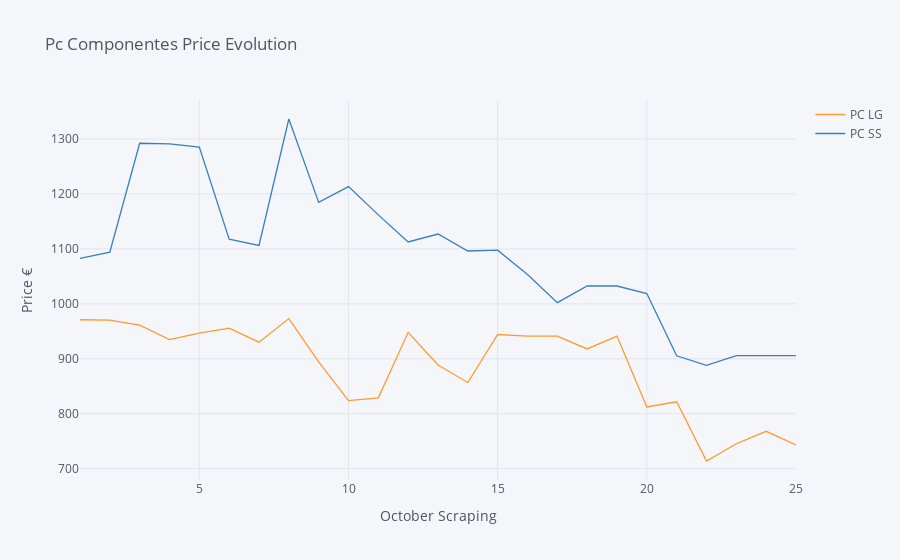

Notebook cell for this chart:
### Code cell
fig2 = pc.iplot(kind='line', 
                  xTitle='October Scraping',
                  yTitle='Price €', 
                  title='Pc Componentes Price Evolution')
fig2

### Figure 1 — Plotly figure (JSON) as saved in the notebook; plotly's stock layout.template omitted (floating-point values rounded to 4 significant figures)
{"data": [{"line": {"color": "rgba(255, 153, 51, 1.0)", "dash": "solid", "shape": "linear", "width": 1.3}, "mode": "lines", "name": "PC LG", "text": "", "type": "scatter", "x": [1, 2, 3, 4, 5, 6, 7, 8, 9, 10, 11, 12, 13, 14, 15, 16, 17, 18, 19, 20, 21, 22, 23, 24, 25], "y": [971.0, 970.4, 961.4, 935.0, 946.7, 955.8, 930.2, 973.1, 894.4, 823.8, 828.9, 948.1, 888.7, 856.9, 944.2, 941.4, 941.4, 917.9, 941.3, 812.3, 821.8, 714.0, 745.4, 768.0, 743.4]}, {"line": {"color": "rgba(55, 128, 191, 1.0)", "dash": "solid", "shape": "linear", "width": 1.3}, "mode": "lines", "name": "PC SS", "text": "", "type": "scatter", "x": [1, 2, 3, 4, 5, 6, 7, 8, 9, 10, 11, 12, 13, 14, 15, 16, 17, 18, 19, 20, 21, 22, 23, 24, 25], "y": [1083.0, 1094.0, 1292.0, 1291.0, 1285.0, 1118.0, 1106.0, 1336.0, 1185.0, 1213.0, 1162.0, 1113.0, 1127.0, 1096.0, 1098.0, 1053.0, 1002.0, 1032.0, 1032.0, 1019.0, 905.5, 888.2, 905.9, 905.9, 905.9]}], "layout": {"legend": {"bgcolor": "#F5F6F9", "font": {"color": "#4D5663"}}, "paper_bgcolor": "#F5F6F9", "plot_bgcolor": "#F5F6F9", "title": {"font": {"color": "#4D5663"}, "text": "Pc Componentes Price Evolution"}, "xaxis": {"gridcolor": "#E1E5ED", "showgrid": true, "tickfont": {"color": "#4D5663"}, "title": {"font": {"color": "#4D5663"}, "text": "October Scraping"}, "zerolinecolor": "#E1E5ED"}, "yaxis": {"gridcolor": "#E1E5ED", "showgrid": true, "tickfont": {"color": "#4D5663"}, "title": {"font": {"color": "#4D5663"}, "text": "Price €"}, "zerolinecolor": "#E1E5ED"}}}
